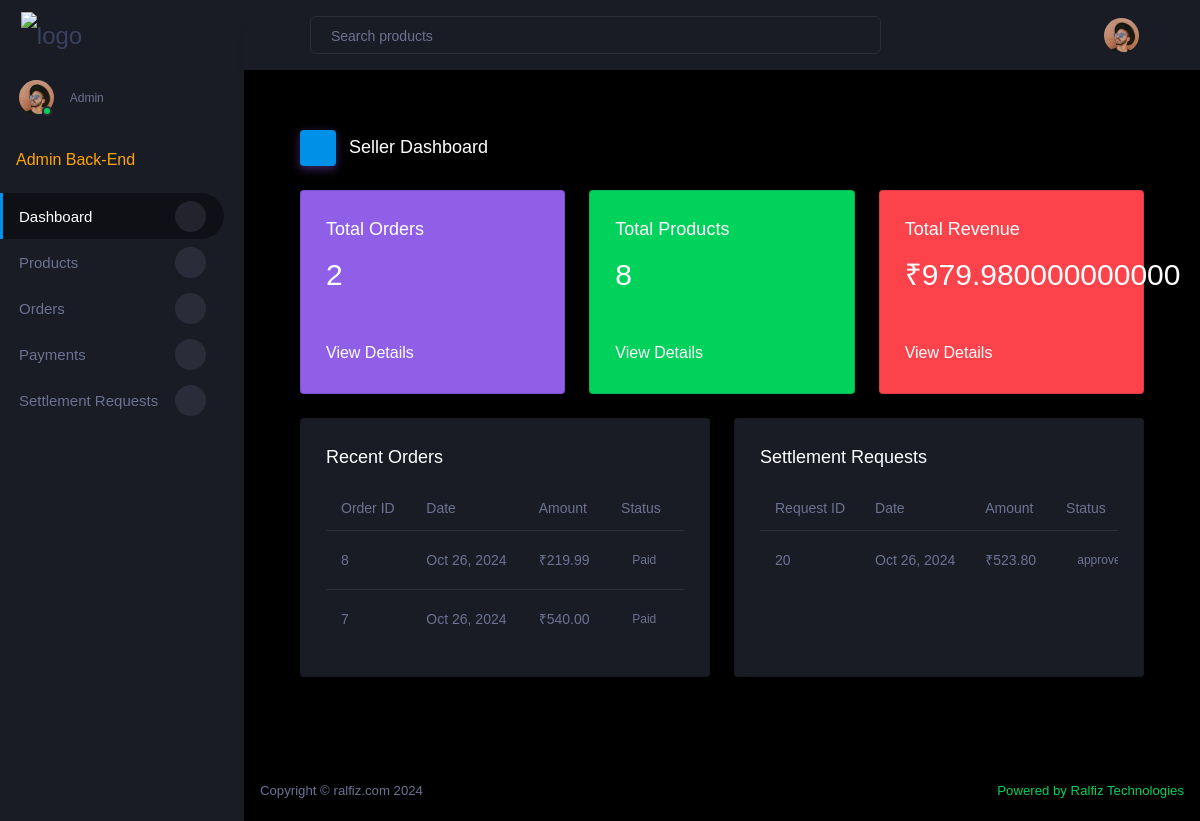
Page /seller-dashboard/ (signed in) on the earlier database version.
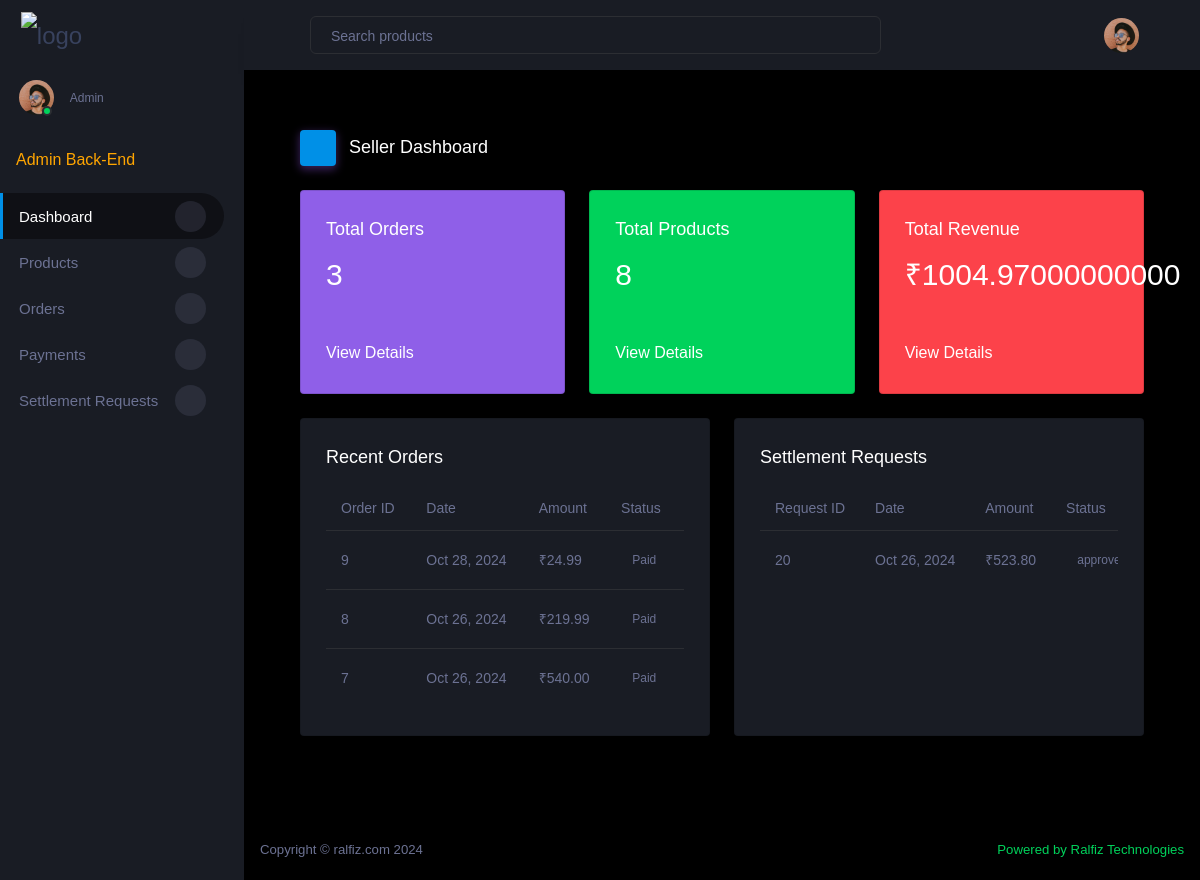
Same page on the later database version.
### store/models.py (models this page shows, shortened)
class Order(models.Model):
    STATUS_CHOICES = (
        ('pending', 'Pending'),
        ('processing', 'Processing'),
        ('shipped', 'Shipped'),
        ('delivered', 'Delivered'),
        ('cancelled', 'Cancelled'),)
    settlement_request = models.ForeignKey(SettlementRequest, on_delete=models.SET_NULL, null=True, blank=True, related_name='orders')
    settlement_request_status = models.CharField(max_length=20, default='not_requested', choices=[
        ('not_requested', 'Not Requested'),
        ('requested', 'Requested'),
        ('approved', 'Approved'),
        ('rejected', 'Rejected'),
    ])
    status = models.CharField(max_length=20, choices=STATUS_CHOICES, default='pending')
    user = models.ForeignKey(settings.AUTH_USER_MODEL, on_delete=models.CASCADE, related_name='orders')
    seller = models.ForeignKey(settings.AUTH_USER_MODEL, on_delete=models.SET_NULL, null=True, blank=True, related_name='sold_orders')
    total_price = models.DecimalField(max_digits=10, decimal_places=2)
    shipping_address = models.TextField()
    phone_number = models.CharField(max_length=15)
    is_paid = models.BooleanField(default=False)
    razorpay_order_id = models.CharField(max_length=100, blank=True, null=True)
    razorpay_payment_id = models.CharField(max_length=100, blank=True, null=True)
    created_at = models.DateTimeField(auto_now_add=True)

class SettlementRequest(models.Model):
    seller = models.ForeignKey(settings.AUTH_USER_MODEL, on_delete=models.CASCADE, related_name='settlement_requests')
    total_sales = models.DecimalField(max_digits=10, decimal_places=2)
    total_commission = models.DecimalField(max_digits=10, decimal_places=2)
    net_earnings = models.DecimalField(max_digits=10, decimal_places=2)
    requested_at = models.DateTimeField(auto_now_add=True)
    status = models.CharField(max_length=20, choices=[('pending', 'Pending'), ('approved', 'Approved'), ('rejected', 'Rejected')], default='pending')
    admin_comment = models.TextField(blank=True, null=True)

### store/views.py (the view)
# urls.py: path("seller-dashboard/", views.seller_dashboard, name="seller_dashboard"),
@user_passes_test(lambda u: u.is_seller)
def seller_dashboard(request):
    context = {
        'total_orders': Order.objects.filter(items__product__created_by=request.user).distinct().count(),
        'total_products': Product.objects.filter(created_by=request.user).count(),
        'total_revenue': Order.objects.filter(items__product__created_by=request.user).aggregate(Sum('total_price'))['total_price__sum'] or 0,
        'recent_orders': Order.objects.filter(items__product__created_by=request.user).distinct().order_by('-created_at')[:5],
        'settlement_requests': SettlementRequest.objects.filter(seller=request.user).order_by('-requested_at')[:5],
    }
    return render(request, 'store/seller_dashboard.html', context)

### store/templates/store/seller_dashboard.html (shortened to what the changed rows need)
{% extends 'store/seller_base.html' %}
{% block content %}
<div class="content-wrapper">
    <div class="row">
        <div class="col-md-4 stretch-card grid-margin">
            <div class="card bg-gradient-info text-white dashboard-card">
                <div class="card-body">
                    <div class="d-flex justify-content-between align-items-center">
                        <div>
                            <h4 class="font-weight-normal mb-3">Total Orders</h4>
                            <h2 class="mb-5">{{ total_orders }}</h2>
                            <a href="{% url 'seller_orders' %}" class="text-white">View Details</a>
                        </div>
                    </div>
                </div>
            </div>
        </div>
        <div class="col-md-4 stretch-card grid-margin">
            <div class="card bg-gradient-success text-white dashboard-card">
                <div class="card-body">
                    <div class="d-flex justify-content-between align-items-center">
                        <div>
                            <h2 class="mb-5">{{ total_products }}</h2>
                        </div>
                    </div>
                </div>
            </div>
        </div>
        <div class="col-md-4 stretch-card grid-margin">
            <div class="card bg-gradient-danger text-white dashboard-card">
                <div class="card-body">
                    <div class="d-flex justify-content-between align-items-center">
                        <div>
                            <h4 class="font-weight-normal mb-3">Total Revenue</h4>
                            <h2 class="mb-5">₹{{ total_revenue }}</h2>
                            <a href="{% url 'seller_payments' %}" class="text-white">View Details</a>
                        </div>
                    </div>
                </div>
            </div>
        </div>
    </div>
    <div class="row">
        <div class="col-md-6 grid-margin stretch-card">
            <div class="card dashboard-card">
                <div class="card-body">
                    <div class="table-responsive">
                        <table class="table">
                            <thead>
                                <tr>
                                    <th>Order ID</th>
                                    <th>Date</th>
                                    <th>Amount</th>
                                    <th>Status</th>
                                </tr>
                            </thead>
                            <tbody>
                                {% for order in recent_orders %}
                                <tr>
                                    <td>{{ order.id }}</td>
                                    <td>{{ order.created_at|date:"M d, Y" }}</td>
                                    <td>₹{{ order.total_price }}</td>
                                    <td>
                                        <span class="badge badge-{{ order.status|lower }}">
                                            {% if order.is_paid %}Paid{% else %}Pending{% endif %}
                                        </span>
                                    </td>
                                </tr>
                                {% empty %}
                                <tr>
                                    <td colspan="4" class="text-center">No recent orders found.</td>
                                </tr>
                                {% endfor %}
                            </tbody>
                        </table>
                    </div>
                </div>
            </div>
        </div>
        <div class="col-md-6 grid-margin stretch-card">
            <div class="card dashboard-card">
                <div class="card-body">
                    <div class="table-responsive">
                        <table class="table">
                            <thead>
                                <tr>
                                    <th>Request ID</th>
                                    <th>Date</th>
                                    <th>Amount</th>
                                    <th>Status</th>
                                </tr>
                            </thead>
                            <tbody>
                                {% for request in settlement_requests %}
                                <tr>
                                    <td>{{ request.id }}</td>
                                    <td>{{ request.requested_at|date:"M d, Y" }}</td>
                                    <td>₹{{ request.net_earnings }}</td>
                                    <td><span class="badge badge-{{ request.status|lower }}">{{ request.status }}</span></td>
                                </tr>
                                {% empty %}
                                <tr>
                                    <td colspan="4" class="text-center">No settlement requests found.</td>
                                </tr>
                                {% endfor %}
                            </tbody>
                        </table>
                    </div>
                </div>
            </div>
        </div>
    </div>
</div>
{% endblock %}

Differences in the rows shown:
added Order: id "9", created_at "Oct 28, 2024", total_price "24.99", is_paid "Paid"
Other differences:
{{ total_orders }}: "2" → "3"
{{ total_revenue }}: "979.980000000000" → "1004.97000000000"
